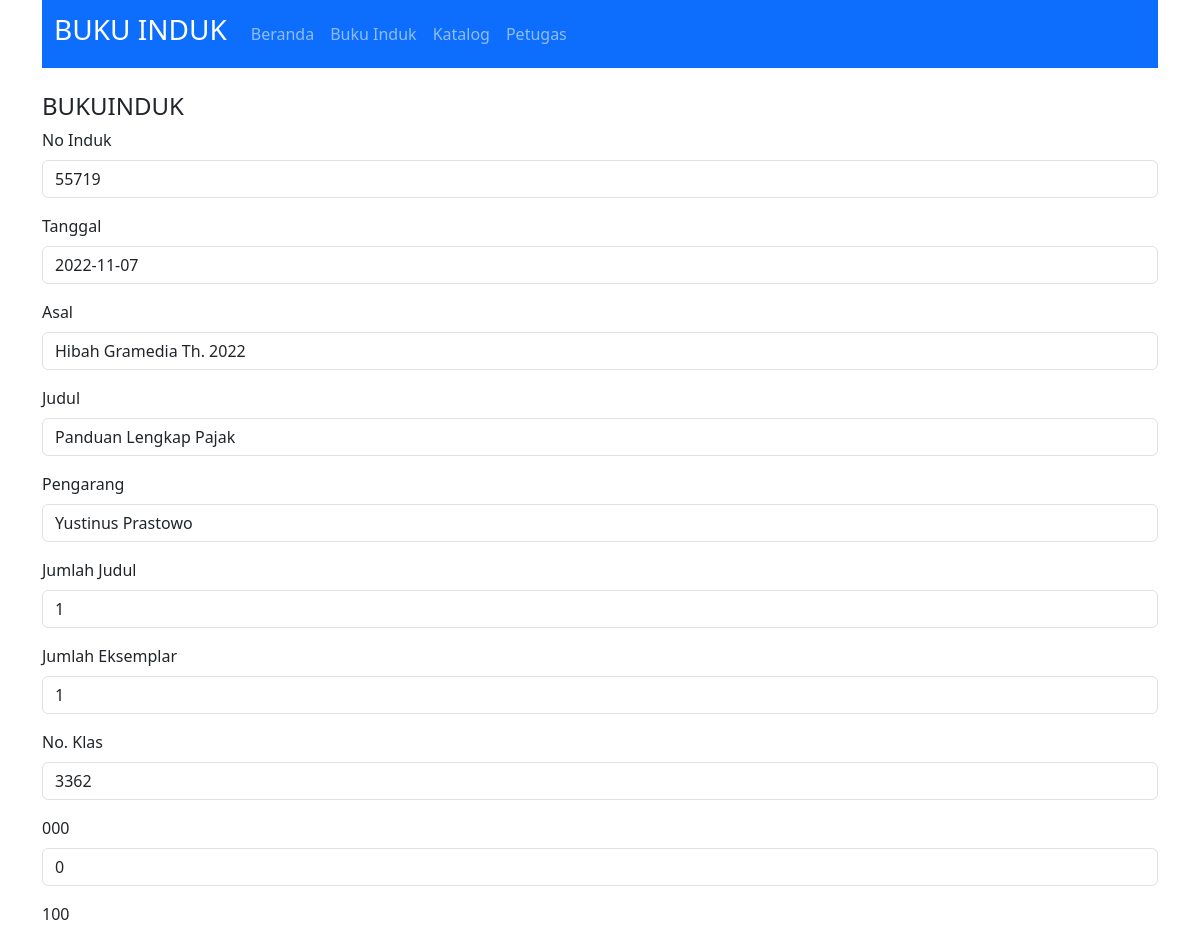
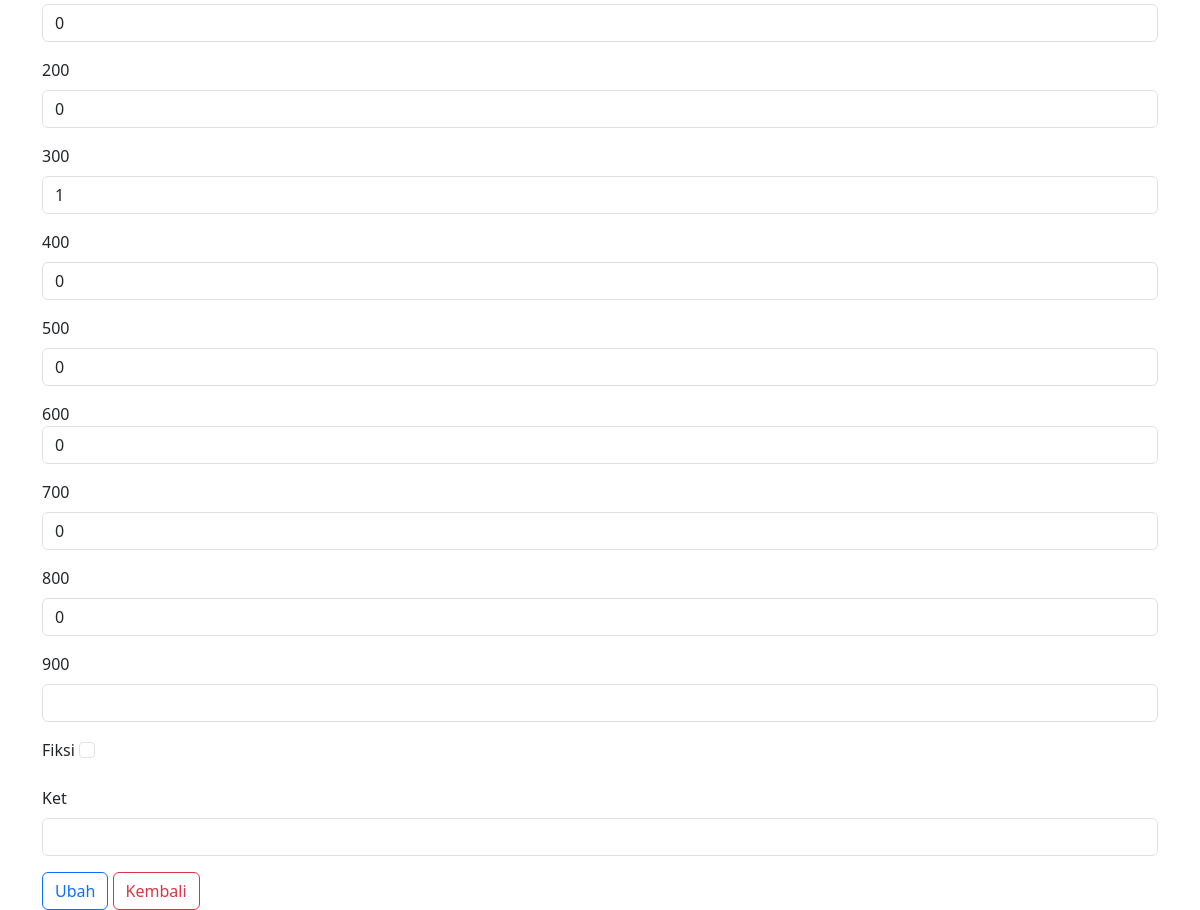
Page /index.php?target=bukuinduk&act=edit_bukuinduk&id=55719 on the committed database (2 pictures, top to bottom).
### tables this page shows
CREATE TABLE `bukuinduk` (
  `no_induk` int(11) NOT NULL,
  `tanggal` date NOT NULL,
  `asal` varchar(50) NOT NULL,
  `judul` varchar(50) NOT NULL,
  `pengarang` varchar(50) NOT NULL,
  `jml_judul` int(11) NOT NULL,
  `jml_eks` int(11) NOT NULL,
  `no_klas` int(11) NOT NULL,
  `kry_umum` int(2) NOT NULL,
  `filsafat` int(2) NOT NULL,
  `agama` int(2) NOT NULL,
  `ilmu_sosial` int(2) NOT NULL,
  `bahasa` int(2) NOT NULL,
  `ilmu_murni` int(2) NOT NULL,
  `ilmu_terapan` int(2) NOT NULL,
  `seni_olahraga` int(2) NOT NULL,
  `kesusastraan` int(11) NOT NULL,
  `sejarah_geografi` int(11) NOT NULL,
  `fiksi` varchar(25) NOT NULL,
  `ket` text NOT NULL
);

### Config/Query_builder.php (called while the page is built, shortened)
<?php
class Query_builder implements Query
{
    private $v_db, $v_table, $v_select, $v_join, $v_where, $v_order_by, $v_query,
        $v_insert, $v_update, $v_delete;
    public function __construct($dataKoneksi)
    {
        $this->v_db = new \mysqli($dataKoneksi['host'], $dataKoneksi['username'], $dataKoneksi['password'], $dataKoneksi['database']);
    }
    public function table($table)
    {
        $this->v_table = $table;
        return $this;
    }
    public function where($where)
    {
        if (is_array($where)) {
            $this->v_where = " WHERE ";
            foreach ($where as $key => $value) {
                $this->v_where .= $key . " = " . $value;
                if ($key == array_key_last($where)) {
                    $this->v_where .= "";
                } else {
                    $this->v_where .= " AND ";
                }
            }
        } else {
            $this->v_where = " WHERE ";
            $this->v_where .= $where;
        }
        return $this;
    }
    public function get()
    {
        $this->v_query = "SELECT ";
        if (!empty($this->v_select)) {
            $this->v_query .= $this->v_select . " ";
        } else {
            $this->v_query .= " * ";
        }
        $this->v_query .= " FROM " . $this->v_table . " ";
        if (!empty($this->v_where)) {
            $this->v_query .= $this->v_where . " ";
        }
        return $this;
    }
    public function rowArray()
    {
        $data = $this->v_db->query($this->v_query);
        $row = $data->fetch_array();
        return $row;
    }
}

### App/BukuInduk.php (the view, shortened to what this page needs)
<?php
class BukuInduk
{
    private $db;
    public function __construct($con)
    {
        $this->db = new Query_builder($con);
    }
    public function edit($id)
    {
        $r = $this->db->table('bukuinduk')->where("no_induk='$id'")->get()->rowArray();
        $res = '<form action="?target=bukuinduk&act=update_bukuinduk" method="post">
                <input type="hidden" class="form-control" id="param" name="param" value="' . $r['no_induk'] . '">
                    <div class="mb-3">
                        <label for="no_induk" class="form-label">No Induk</label>
                        <input type="text" class="form-control" id="no_induk" name="no_induk" value="' . $r['no_induk'] . '">
                    </div>
                    <div class="mb-3">
                        <label for="tanggal" class="form-label">Tanggal</label>
                        <input type="tanggal" class="form-control" id="tanggal" name="tanggal" value="' . $r['tanggal'] . '">
                    </div>
                    <div class="mb-3">
                        <label for="asal" class="form-label">Asal</label>
                        <input type="text" class="form-control" id="asal" name="asal" value="' . $r['asal'] . '">
                    </div>
                    <div class="mb-3">
                        <label for="judul" class="form-label">Judul</label>
                        <input type="text" class="form-control" id="judul" name="judul" value="' . $r['judul'] . '">
                    </div>
                    <div class="mb-3">
                        <label for="pengarang" class="form-label">Pengarang</label>
                        <input type="text" class="form-control" id="pengarang" name="pengarang" value="' . $r['pengarang'] . '">
                    </div>
                    <div class="mb-3">
                        <label for="jml_judul" class="form-label">Jumlah Judul</label>
                        <input type="text" class="form-control" id="jml_judul" name="jml_judul" value="' . $r['jml_judul'] . '">
                    </div>
                    <div class="mb-3">
                        <label for="jlm_eks" class="form-label">Jumlah Eksemplar</label>
                        <input type="text" class="form-control" id="jml_eks" name="jml_eks" value="' . $r['jml_eks'] . '">
                    </div>
                    <div class="mb-3">
                        <label for="no_klas" class="form-label">No. Klas</label>
                        <input type="text" class="form-control" id="no_klas" name="no_klas" value="' . $r['no_klas'] . '">
                    </div>
                    <div class="mb-3">
                        <label for="kry_umum" class="form-label">000</label>
                        <input type="text" class="form-control" id="kry_umum" name="kry_umum" value="' . $r['kry_umum'] . '">
                    </div>
                    <div class="mb-3">
                        <label for="filsafat" class="form-label">100</label>
                        <input type="text" class="form-control" id="filsafat" name="filsafat" value="' . $r['filsafat'] . '">
                    </div>
                    <div class="mb-3">
                        <label for="agama" class="form-label">200</label>
                        <input type="text" class="form-control" id="agama" name="agama" value="' . $r['agama'] . '">
                    </div>
                    <div class="mb-3">
                        <label for="ilmu_sosial" class="form-label">300</label>
                        <input type="text" class="form-control" id="ilmu_sosial" name="ilmu_sosial" value="' . $r['ilmu_sosial'] . '">
                    </div>
                    <div class="mb-3">
                        <label for="bahasa" class="form-label">400</label>
                        <input type="text" class="form-control" id="bahasa" name="bahasa" value="' . $r['bahasa'] . '">
                    </div>
                    <div class="mb-3">
                        <label for="ilmu_murni" class="form-label">500</label>
                        <input type="text" class="form-control" id="ilmu_murni" name="ilmu_murni" value="' . $r['ilmu_murni'] . '">
                    </div>
                    <div class="mb-3">
                        <label for="ilmu_terapan" class="form_label">600</label>
                        <input type="text" class="form-control" id="ilmu_terapan" name="ilmu_terapan" value="' . $r['ilmu_terapan'] . '">
                    </div>
                    <div class="mb-3">
                        <label for="seni_olahraga" class="form-label">700</label>
                        <input type="text" class="form-control" id="seni_olahraga" name="seni_olahraga" value="' . $r['seni_olahraga'] . '">
                    </div>
                    <div class="mb-3">
                        <label for="kesusastraan" class="form-label">800</label>
                        <input type="text" class="form-control" id="kesusastraan" name="kesusastraan" value="' . $r['kesusastraan'] . '">
                    </div>
                    <div class="mb-3">
                        <label for="sejarah_geografi" class="form-label">900</label>
                        <input type="text" class="form-control" id="sejarah_geografi" name="sejarah_geografi">
                    </div>
                    <div class="mb-3">
                        <label for="fiksi" class="form-label">Fiksi</label>
                        <div class="form-check-inline">
                            <input type="checkbox" class="form-check-input" name="fiksi" id="fiksi" value="1" ' . $this->checkbox($r['fiksi'], 1) . '>
                        </div>
                    </div>
                    <div class="mb-3">
                        <label for="ket" class="form-label">Ket</label>
                        <input type="text" class="form-control" id="ket" name="ket" value="' . $r['ket'] . '">
                    </div>
                    <button type="submit" class="btn btn-outline-primary">Ubah</button>
                    <a href="?target=bukuinduk" class="btn btn-outline-danger">Kembali</a>
                </form>';
        return $res;
    }
    public function checkbox($F)
    {
        return "";
    }
}

### rows in the picture
bukuinduk: no_induk "55719", tanggal "2022-11-07", asal "Hibah Gramedia Th. 2022", judul "Panduan Lengkap Pajak", pengarang "Yustinus Prastowo", jml_judul "1", jml_eks "1", no_klas "3362", kry_umum "0", filsafat "0", agama "0", ilmu_sosial "1", bahasa "0", ilmu_murni "0", ilmu_terapan "0", seni_olahraga "0", kesusastraan "0"

### other values in the picture
$value['text'] "Beranda"
$value['text'] "Buku Induk"
$value['text'] "Katalog"
$value['text'] "Petugas"
$target "BUKUINDUK"
